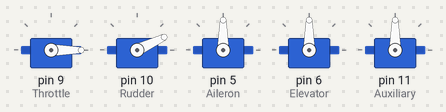
A sketch run on a simulated Arduino Uno, built with avr-gcc and run on an emulated ATmega328P. Parts: 5 × servo.

Above: at 0.05 s.
At 14.0 s:
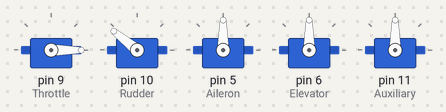
Timing chart, 0 to 18.2 s (numbered marks = the images above):
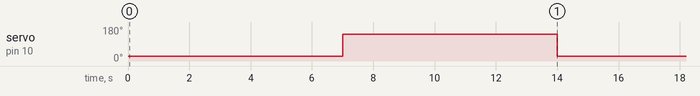

Measured:
- by itself, servo on pin 10 (Rudder): alternates 141° for 7.0 s and 25° for 7.0 s

The sketch:

Arming_KK2.ino
```cpp
#include <Servo.h>


 Servo Throttle;
 Servo Rudder;
 Servo Aileron;
 Servo Elevator;
 Servo Auxiliary;

void setup() {
  Throttle.attach(9);
  Rudder.attach(10);
  Aileron.attach(5);
  Elevator.attach(6);
  Auxiliary.attach(11);
}

void loop() {

 Throttle.write(0);
  Rudder.write(800);// this is th least value which output a right vlaue for rudder
  delay(7000);
  Rudder.write(2000);// this is th  value which output a right vlaue for rudder
  delay(7000);

}
```
